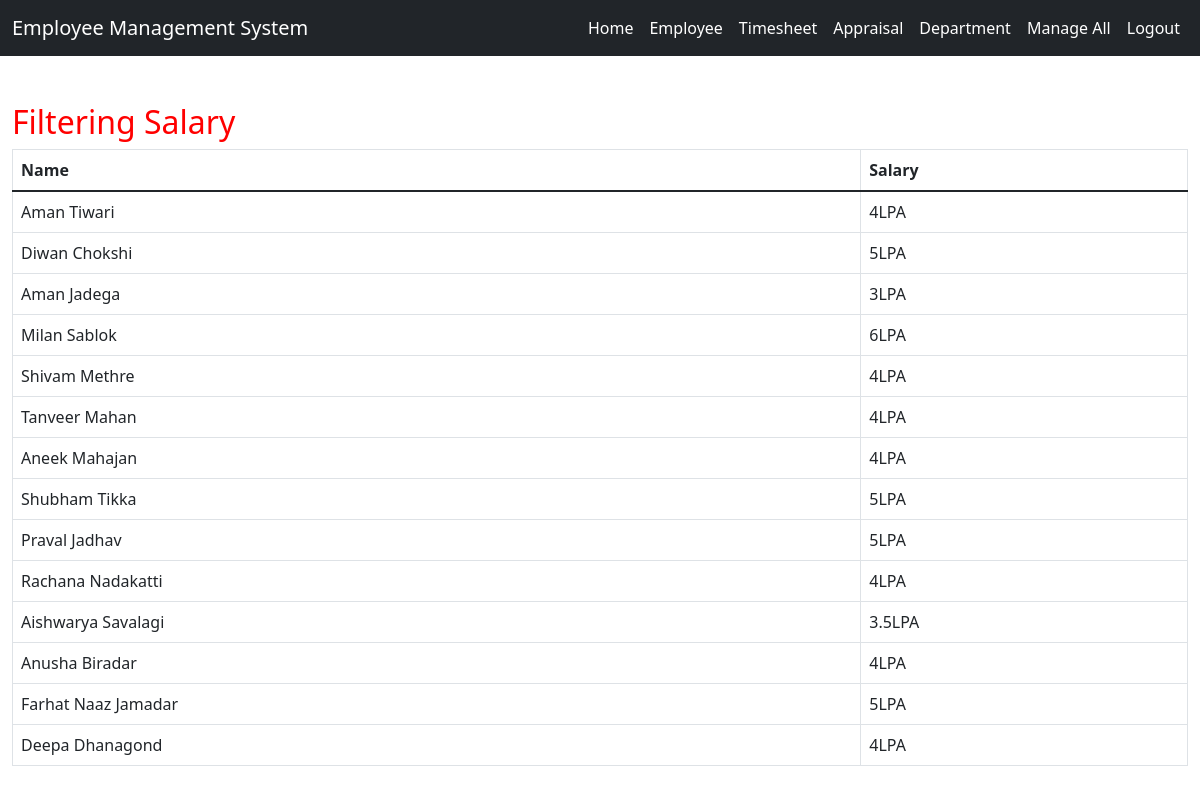
Page /filter-salary (signed in) on the committed database.
### Employeeapp_/models.py (models this page shows, shortened)
class Appraisals(models.Model):
    Name=models.CharField(max_length=35,null=True, blank=True)
    Department=models.CharField(max_length=35,null=True, blank=True)
    performance=models.CharField(max_length=35,null=True, blank=True)
    salary=models.CharField(max_length=35,null=True, blank=True)
    progress=models.CharField(max_length=35,null=True, blank=True)
    feedback=models.CharField(max_length=35,null=True, blank=True)
    hikegot=models.CharField(max_length=35,null=True, blank=True)

### Employeeapp_/views.py (the view)
# urls.py: path('filter-salary',views.filter_salary, name="filter_salary"),
@login_required
@staff_member_required
def filter_salary(request):
    em_dta = Appraisals.objects.filter()
    bit = {'Appraisal':em_dta}
    return render(request, 'filtersalary.html',bit)

### Employeeapp_/templates/filtersalary.html (shortened to what this page needs)
{% extends 'home.html' %}
{% block body %}
<link rel = stylesheet href = "//cdn.datatables.net/1.10.19/css/jquery.dataTables.min.css" defer>
<div  class="container-fluid">
        <h2 style="color:red;margin-top:4%">Filtering Salary
          </h2>
        <table class="table table-bordered" id="myTable">
  <thead>
  <tr>
    <th>Name</th>
    <th>Salary</th>
  </tr>
  </thead>
   <tbody>
    {% for i in Appraisal %}
  <tr>
    <td>{{i.Name}}</td>
    <td>{{i.salary}}</td>
  </tr>
    {% endfor %}
    </tbody>
</table>
</div>
{% endblock  %}

### rows in the picture
Appraisals: Name "Aman Tiwari", salary "4LPA"
Appraisals: Name "Diwan Chokshi", salary "5LPA"
Appraisals: Name "Aman Jadega", salary "3LPA"
Appraisals: Name "Milan Sablok", salary "6LPA"
Appraisals: Name "Shivam Methre", salary "4LPA"
Appraisals: Name "Tanveer Mahan", salary "4LPA"
Appraisals: Name "Aneek Mahajan", salary "4LPA"
Appraisals: Name "Shubham Tikka", salary "5LPA"
Appraisals: Name "Praval Jadhav", salary "5LPA"
Appraisals: Name "Rachana Nadakatti", salary "4LPA"
Appraisals: Name "Aishwarya Savalagi", salary "3.5LPA"
Appraisals: Name "Anusha Biradar", salary "4LPA"
Appraisals: Name "Farhat Naaz Jamadar", salary "5LPA"
Appraisals: Name "Deepa Dhanagond", salary "4LPA"
